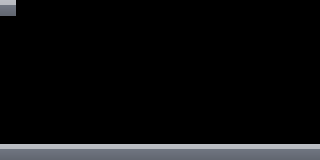

This game map was drawn from its Tiled (.tmx) file and the tilesets committed beside it. A one-line description and the full map source follow:
An orthogonal 20x10 tile map with 16x16 px tiles, 2 tile layers (Collidable, Background).

<map version="1.0" orientation="orthogonal" renderorder="right-down" width="20" height="10" tilewidth="16" tileheight="16" nextobjectid="1">
 <properties>
  <property name="collide" value="true" />
 </properties>
 <tileset firstgid="1" name="spriteSheet" tilewidth="16" tileheight="16" tilecount="8">
  <image source="spriteSheet.png" width="64" height="32" />
 </tileset>
 <layer name="Collidable" width="20" height="10">
  <data encoding="csv">
1,0,0,0,0,0,0,0,0,0,0,0,0,0,0,0,0,0,0,0,
0,0,0,0,0,0,0,0,0,0,0,0,0,0,0,0,0,0,0,0,
0,0,0,0,0,0,0,0,0,0,0,0,0,0,0,0,0,0,0,0,
0,0,0,0,0,0,0,0,0,0,0,0,0,0,0,0,0,0,0,0,
0,0,0,0,0,0,0,0,0,0,0,0,0,0,0,0,0,0,0,0,
0,0,0,0,0,0,0,0,0,0,0,0,0,0,0,0,0,0,0,0,
0,0,0,0,0,0,0,0,0,0,0,0,0,0,0,0,0,0,0,0,
0,0,0,0,0,0,0,0,0,0,0,0,0,0,0,0,0,0,0,0,
0,0,0,0,0,0,0,0,0,0,0,0,0,0,0,0,0,0,0,0,
1,1,1,1,1,1,1,1,1,1,1,1,1,1,1,1,1,1,1,1
</data>
 </layer>
 <layer name="Background" width="20" height="10">
  <data encoding="csv">
0,0,0,0,0,0,0,0,0,0,0,0,0,0,0,0,0,0,0,0,
0,0,0,0,0,0,0,0,0,0,0,0,0,0,0,0,0,0,0,0,
0,0,0,0,0,0,0,0,0,0,0,0,0,0,0,0,0,0,0,0,
0,0,0,0,0,0,0,0,0,0,0,0,0,0,0,0,0,0,0,0,
0,0,0,0,0,0,0,0,0,0,0,0,0,0,0,0,0,0,0,0,
0,0,0,0,0,0,0,0,0,0,0,0,0,0,0,0,0,0,0,0,
0,0,0,0,0,0,0,0,0,0,0,0,0,0,0,0,0,0,0,0,
0,0,0,0,0,0,0,0,0,0,0,0,0,0,0,0,0,0,0,0,
0,0,0,0,0,0,0,0,0,0,0,0,0,0,0,0,0,0,0,0,
0,0,0,0,0,0,0,0,0,0,0,0,0,0,0,0,0,0,0,0
</data>
 </layer>
</map>
